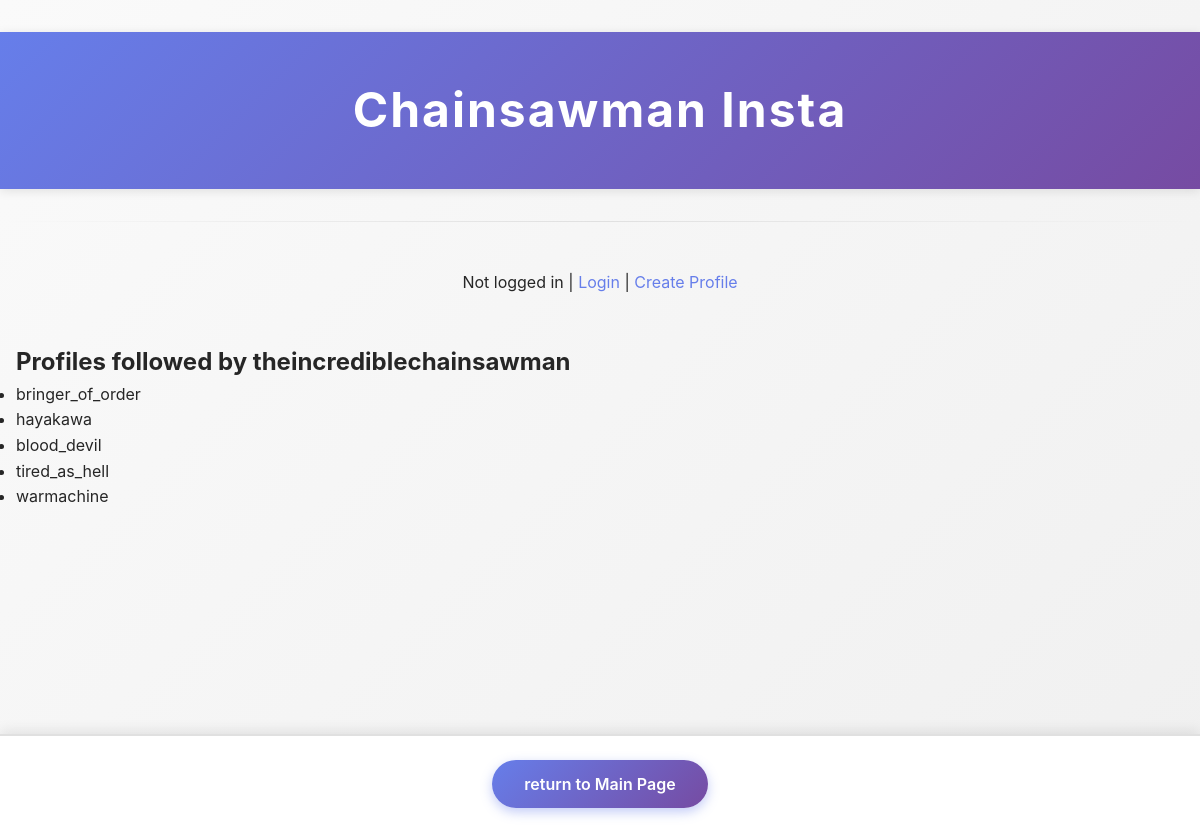
/mini_insta/profile/1/following, run on the app's committed database.
### mini_insta/models.py (models this page shows, shortened)
class Profile(models.Model):
    username = models.TextField(blank=True)
    display_name = models.TextField(blank=True)
    profile_image_url = models.URLField(blank=True)
    bio_text = models.TextField(blank=True)
    join_date = models.DateTimeField(auto_created=True)
    user = models.ForeignKey(User, on_delete=models.CASCADE)
    def get_following(self):
        following = Follow.objects.filter(follower_profile=self)
        return [follow.profile for follow in following]

### mini_insta/views.py (the view)
# urls.py: path('profile/<int:pk>/following', ShowFollowingDetailView.as_view(), name='show_following'),
class ShowFollowingDetailView(DetailView):
    model = Profile
    template_name = "mini_insta/show_following.html"
    context_object_name = 'profile'

### mini_insta/templates/mini_insta/show_following.html
{% extends 'mini_insta/base.html' %} {% block content%}
<div class="following-container">
  <h2>Profiles followed by {{ profile.username }}</h2>
  <ul>
    {% for profile_following in profile.get_following %}
    <li>{{ profile_following.username }}</li>
    {% empty %}
    <li>No profiles followed yet.</li>
    {% endfor %}
  </ul>
</div>
{% endblock %}

### static/styles-insta.css (style rules this page uses)
* { margin: 0; padding: 0; box-sizing: border-box; }
:root { --footer-height: 88px; }
body { font-family: -apple-system, BlinkMacSystemFont, 'Segoe UI', Roboto, 'Helvetica Neue', sans-serif; background: linear-gradient(135deg, #fafafa 0%, #f0f0f0 100%); color: #262626; line-height: 1.6; min-height: 100vh; padding-bottom: calc(var(--footer-height) + 16px); }
body > div { max-width: 1200px; margin: 0 auto; padding: 1rem; }

### data on the page
Profile: username "theincrediblechainsawman"
Profile: username "bringer_of_order"
Profile: username "hayakawa"
Profile: username "blood_devil"
Profile: username "tired_as_hell"
Profile: username "warmachine"
